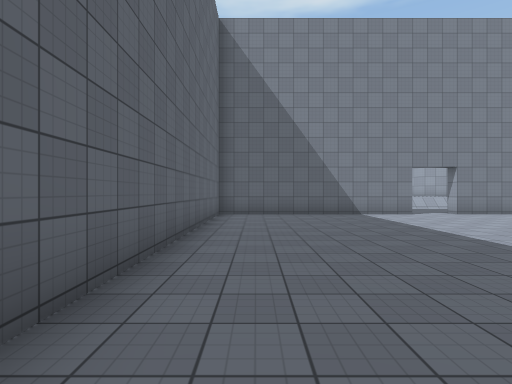
view 1 (above)

23 first-person views from a walk through a 3-D level made in the Unity game engine. The camera is 1.5 m above the floor, looks level and sees 80° across. The floor is counted in squares, 2 m on a side. Each view is taken from the middle of a square. On the plan, view 1 faces up. The plan holds only what a view shows up to about 10 squares ahead; the rest is blank. The place goes on beyond the plan. The player is left out. Surface patterns are stand-ins for the level's own textures.

view 2
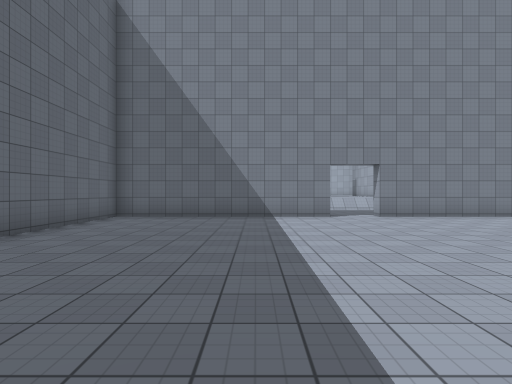

view 3
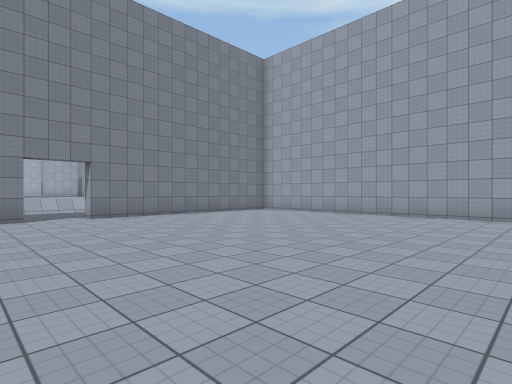

view 4
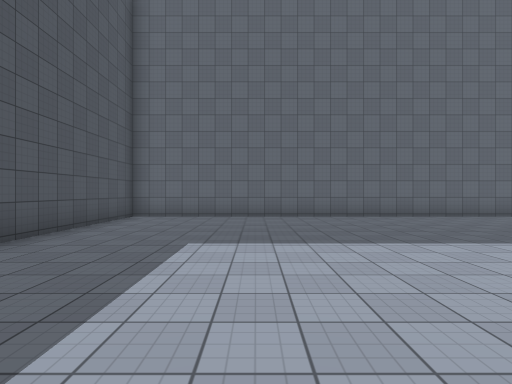

view 5
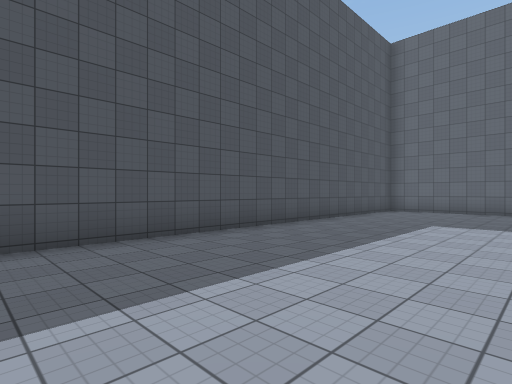

view 6
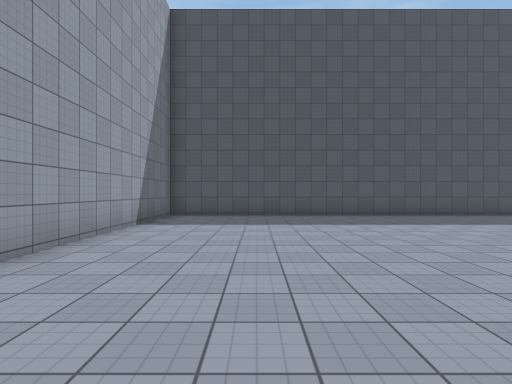

view 7
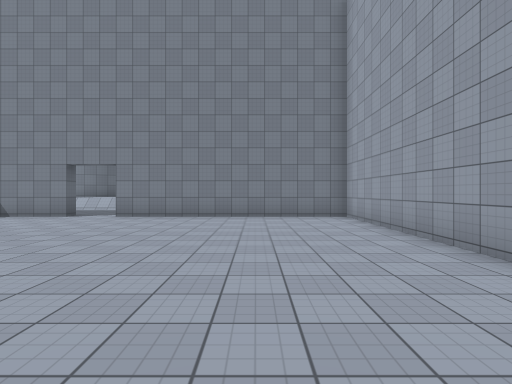

view 8
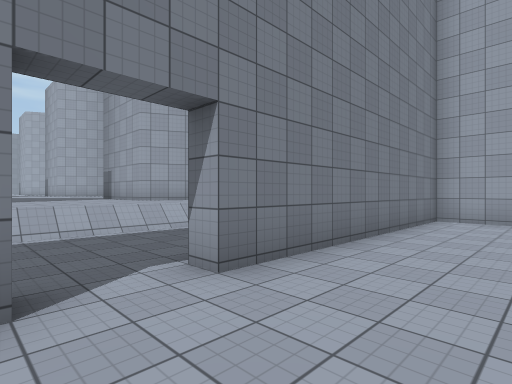

view 9
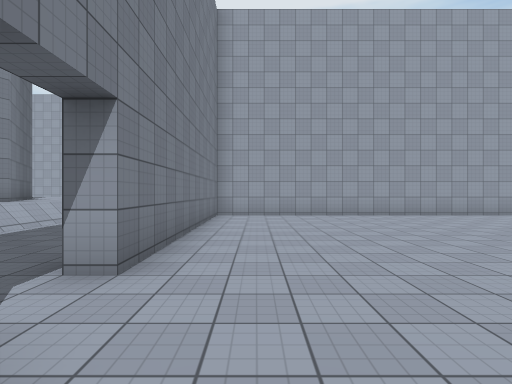

view 10
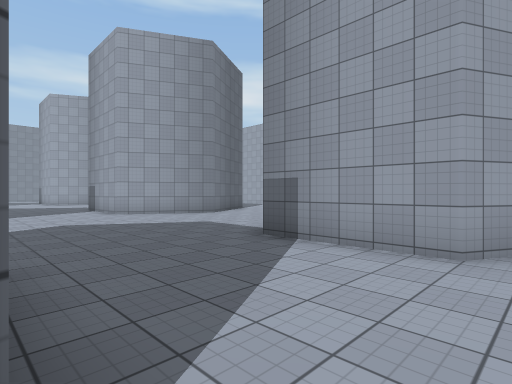

view 11
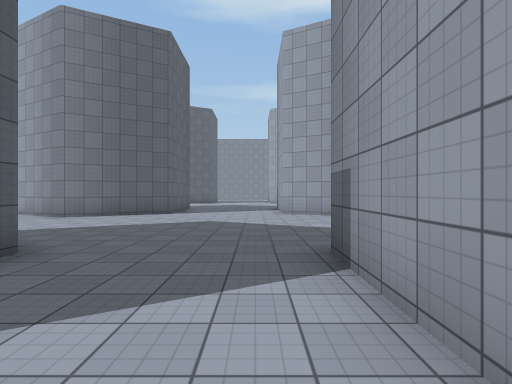

view 12
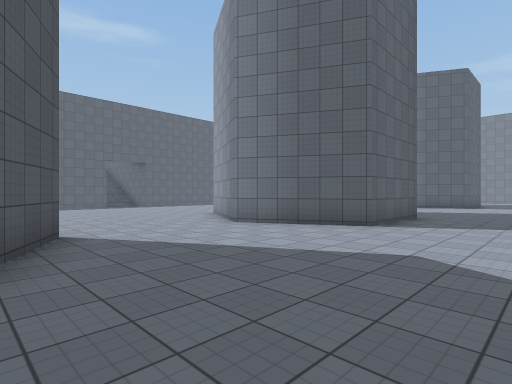

view 13
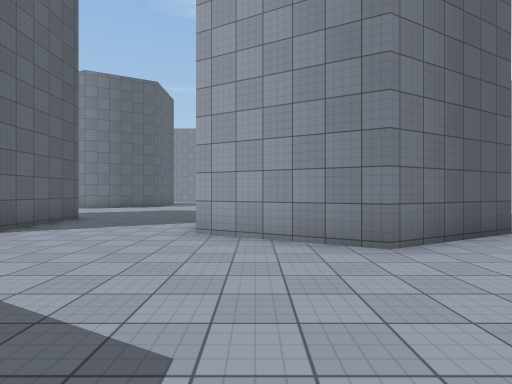

view 14
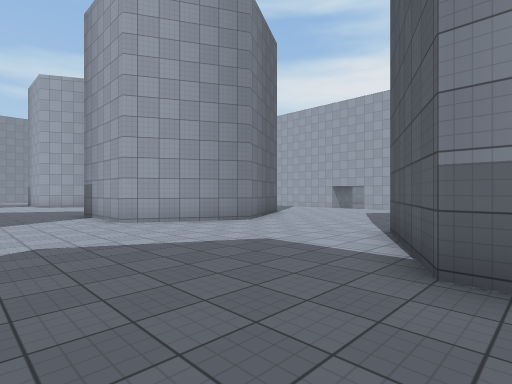

view 15
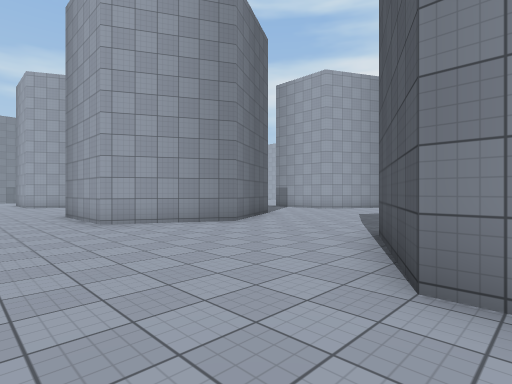

view 16
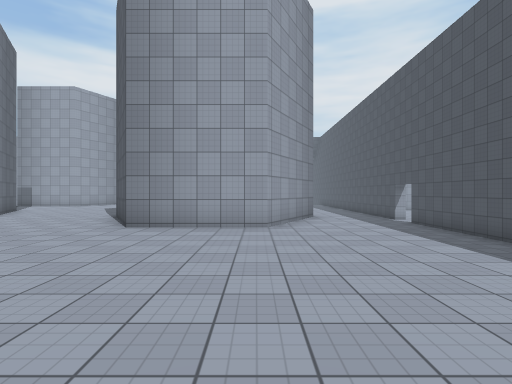

view 17
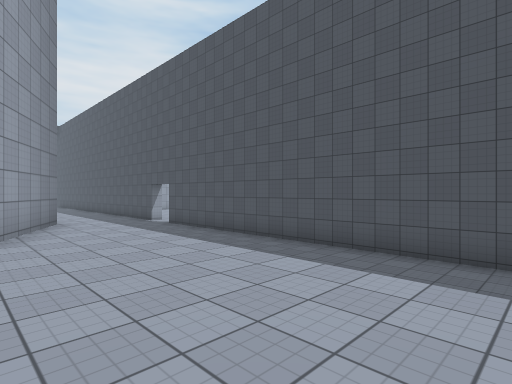

view 18
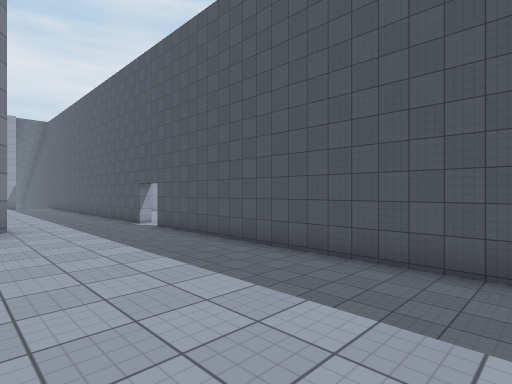

view 19
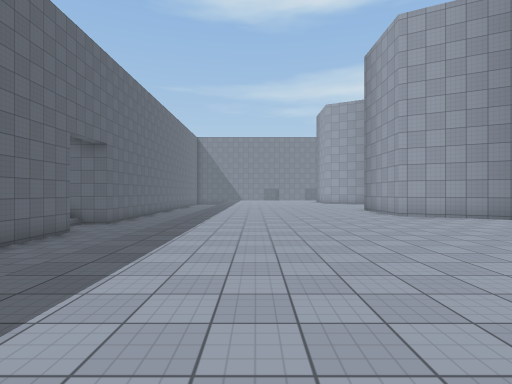

view 20
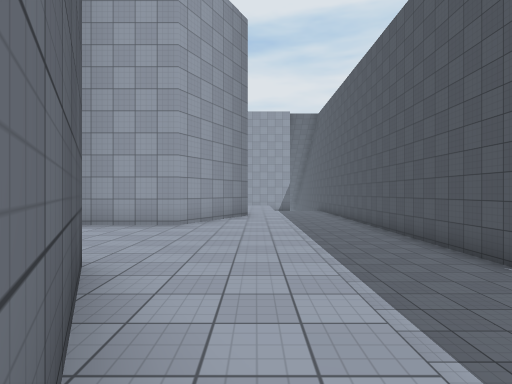

view 21
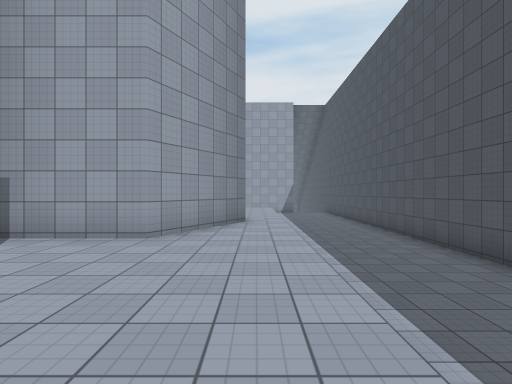

view 22
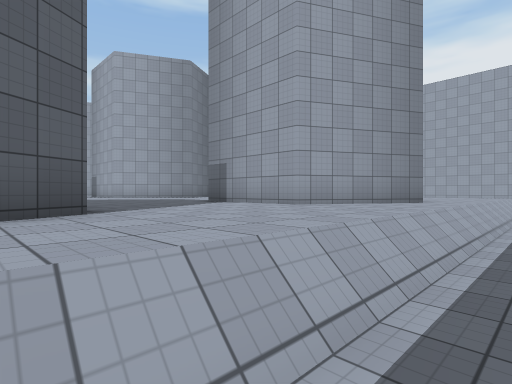

view 23
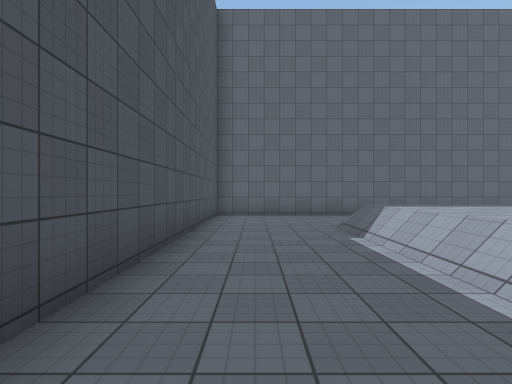

### Floor plan
Key: @ floor where view 1 was taken; # wall or solid block; . main floor; : floor 1 m higher than the main floor; / step, stairs or slope.
Columns run from 11 left of view 1 to 14 right of it. Each row starts with its distance up from view 1.
 31          ::     ::::
 30          ::     :::::
 29          ::#    #:::#
 28          ::#    #:::#
 27 ... :::::::##  ##:::##  ##
 26 #.. ::::::::####:::::####:
 25 #.. :::::::::#:::::::::#::
 24 #.. ::::::::::::::::::::::
 23  .. ::::::::::::::::::::::
 22     ::::::::::::::::::::::
 21     :::::::::#:::::::::#
 20 #   :::::::#####:::::###
 19 #   :::::::#   ##:::##
 18 #    ::::::#    #:::#
 17 #   :::::::## ###:::### ##
 16 #   ::::::::###:::::::###:
 15 #.  ::::::::::::::::::::::
 14 #...//////////////////////
 13 #.........................
 12 #.........................
 11 #.........#######.########
 10 ###########..............#
  9          #...............#
  8          #...............#
  7          #...............#
  6          #...............#
  5          #...............#
  4          #...............#
  3          #...............#
  2          #...............#
  1          #...............#
  0          #.@.............#
 -1          #...............#
 -2          #...............#
 -3          #...............#
 -4          #...............#
 -5          #...............#
 -6          #################

Positions as (right, up) in squares from view 1, and headings:
1: (0, 0), facing up
2: (3, 1), facing up
3: (4, 1), facing up-right
4: (8, -2), facing left
5: (11, -1), facing down-left
6: (11, 4), facing down
7: (11, 1), facing up
8: (5, 8), facing up-right
9: (4, 9), facing right
10: (5, 16), facing up-right
11: (8, 16), facing up
12: (8, 20), facing up-left
13: (10, 21), facing up
14: (6, 19), facing up-right
15: (-3, 19), facing up-right
16: (-7, 17), facing right
17: (-6, 17), facing down-right
18: (-5, 16), facing down-right
19: (-5, 17), facing up
20: (2, 15), facing right
21: (4, 15), facing right
22: (4, 13), facing up-right
23: (-1, 12), facing left
